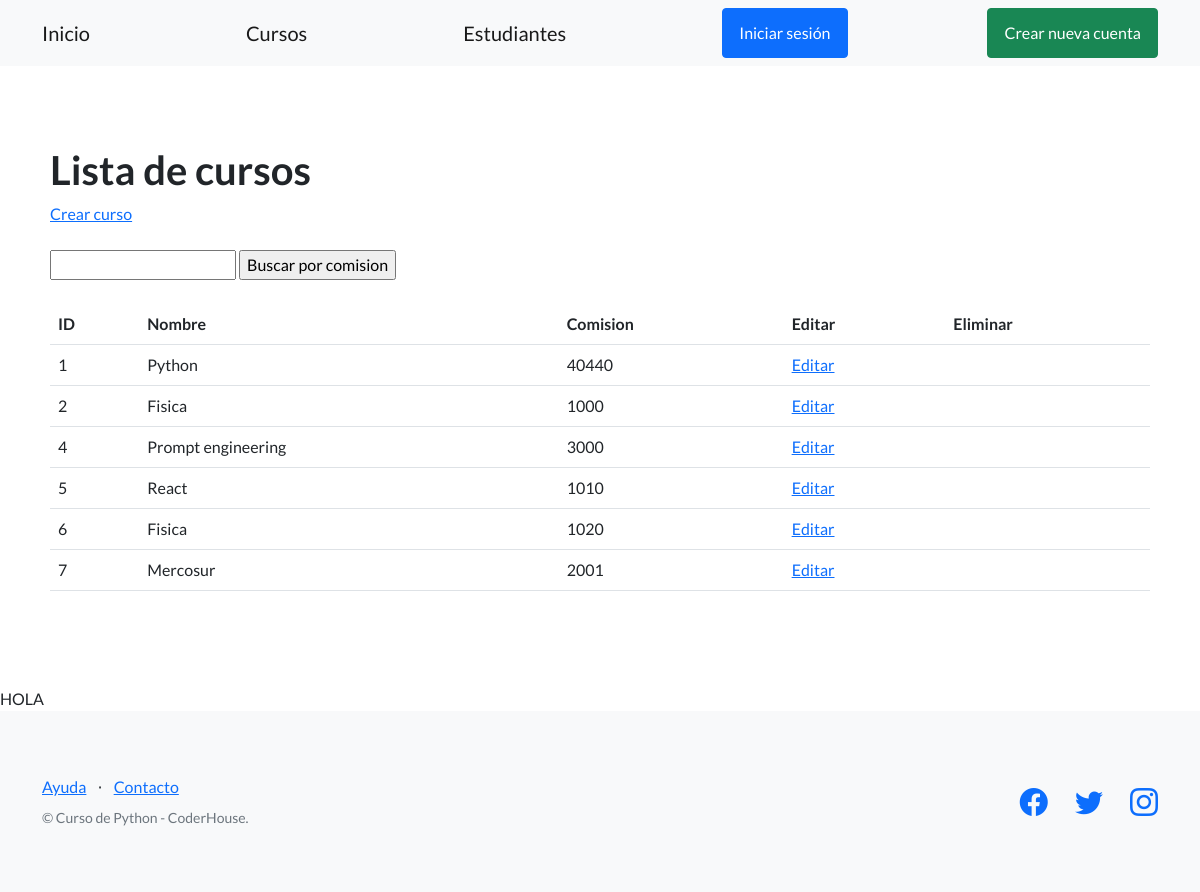
The app's page /estudios/cursos/ with its own data.
### control_estudios/models.py (models this page shows, shortened)
class Curso(models.Model):
    nombre = models.CharField(max_length=164) #Equivalente de str
    comision = models.IntegerField() # Equivalente de int
    creador = models.ForeignKey(User, on_delete=models.SET_NULL, null=True)

### control_estudios/views.py (the view)
# urls.py: path("cursos/", listar_cursos, name="lista_cursos"),
def listar_cursos(request):
    contexto = {
        "cursos": Curso.objects.all(),
    }
    http_response = render(
        request = request,
        template_name='control_estudios/lista_cursos.html',
        context = contexto,
    )
    return http_response

### control_estudios/templates/control_estudios/lista_cursos.html (shortened to what this page needs)
{% extends "control_estudios/base.html" %}
{% block contenido %}
<section>
    <div>
        <h1>Lista de cursos</h1>
        <a href="{% url 'crear_curso' %}">Crear curso</a>
        <br><br>
        <form action="{% url 'buscar_cursos' %}" method="post">
            <input type="text" name="busqueda">
            <input type="submit" value="Buscar por comision">
        </form>
        <br>
        <table class="table">
            <tbody>
                <tr>
                    <th>ID</th>
                    <th>Nombre</th>
                    <th>Comision</th>
                    <th>Editar</th>
                    <th>Eliminar</th>
                </tr>
                {% for curso in cursos %}
                <tr>
                    <td>{{ curso.id }} </td>
                    <td>{{ curso.nombre }} </td>
                    <td>{{ curso.comision }} </td>
                    <td>
                        <a href="{% url 'editar_curso' curso.id %}">Editar</a>
                    </td>
                    <td>
                    </td>
                </tr>
                {% endfor %}
            </tbody>
        </table>
    </div>
</section>
{% endblock contenido %}

### records on screen
Curso: id "1", nombre "Python", comision "40440"
Curso: id "2", nombre "Fisica", comision "1000"
Curso: id "4", nombre "Prompt engineering", comision "3000"
Curso: id "5", nombre "React", comision "1010"
Curso: id "6", nombre "Fisica", comision "1020"
Curso: id "7", nombre "Mercosur", comision "2001"
